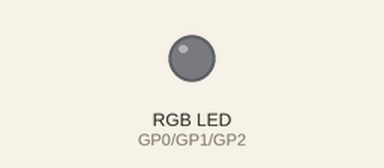
This program was run on a simulated Raspberry Pi Pico running MicroPython. Shown: an RGB LED mixed from three pins (HIGH = lit).

Above: at 0.5 s.
At 1.5 s:
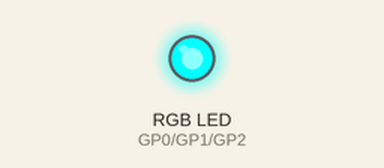
At 2.5 s:
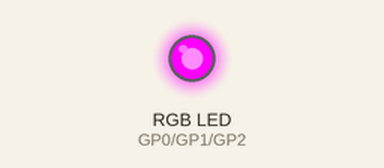
At 3.5 s:
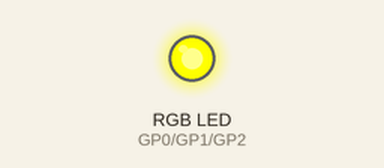
At 4.5 s:
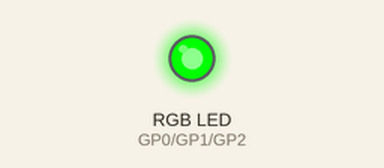
Timing chart, 0 to 6.5 s (numbered marks = the images above):
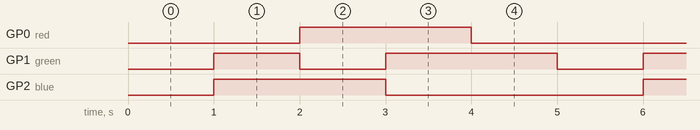

The program:

rgbled.py
```python
from machine import Pin, PWM
import utime

red = Pin(0, Pin.OUT)
green = Pin(1, Pin.OUT)
blue = Pin(2, Pin.OUT)

red.value(0)
blue.value(0)
green.value(0)
while True:
    red.value(0)
    green.value(0)
    blue.value(0)
    utime.sleep(1)

    red.value(0)
    green.value(1)
    blue.value(1)
    utime.sleep(1)

    red.value(1)
    green.value(0)
    blue.value(1)
    utime.sleep(1)

    red.value(1)
    green.value(1)
    blue.value(0)
    utime.sleep(1)

    red.value(0)
    green.value(1)
    blue.value(0)
    utime.sleep(1)
```

Measured:
- by itself, GP0 (red), GP2 (blue): alternates HIGH for 2.0 s and LOW for 3.0 s
- by itself, GP1 (green): repeats every 5.0 s: LOW 1.0 s, HIGH 2.0 s, LOW 1.0 s, HIGH 1.0 s
- by itself, everything shown: repeats every 5.0 s, in 5 steps
